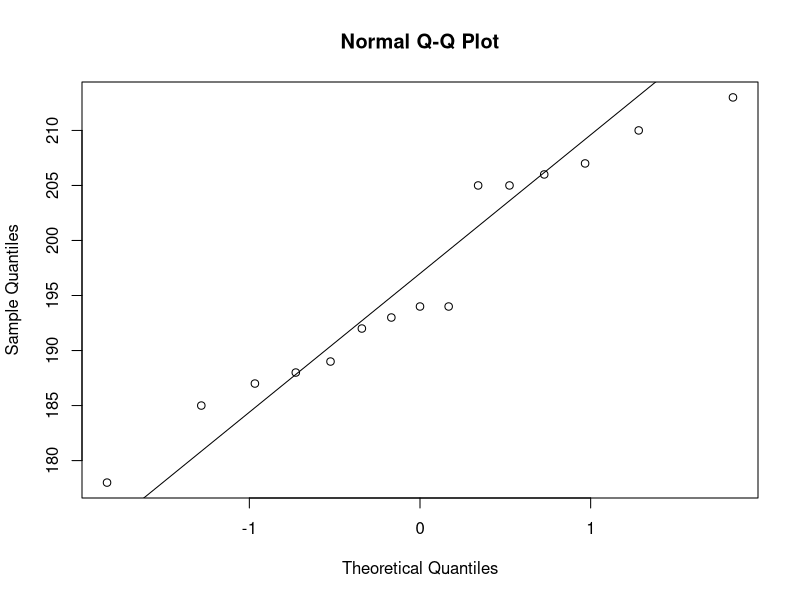
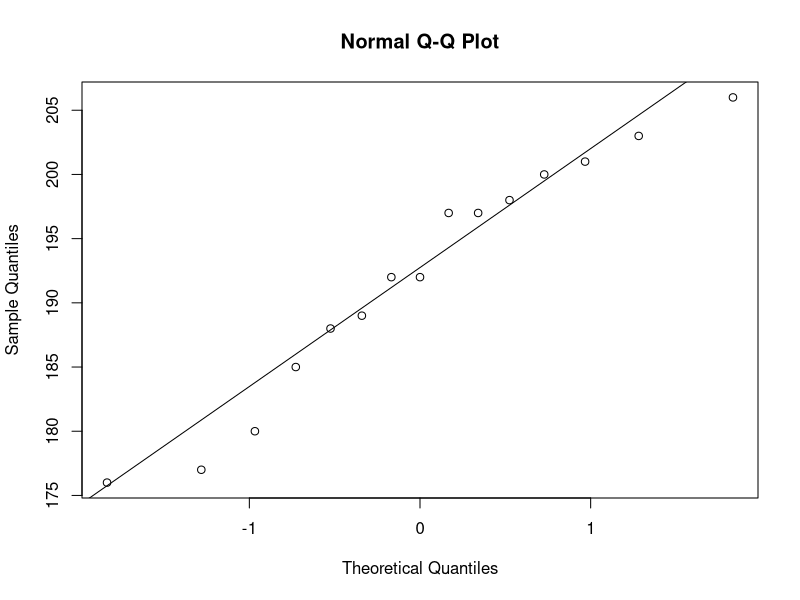
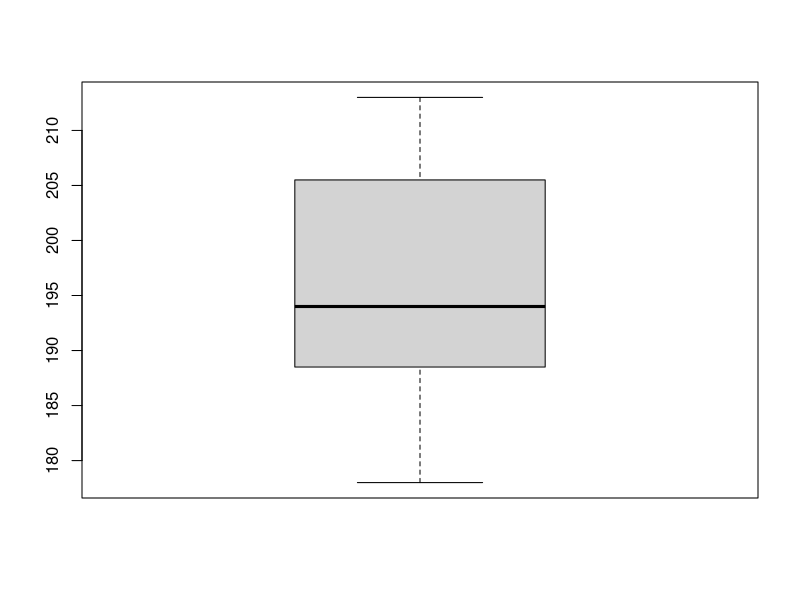
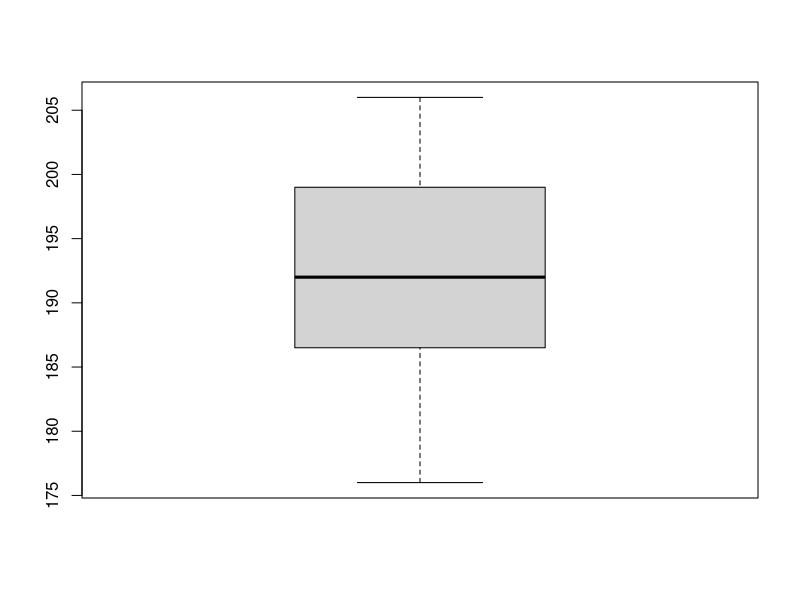
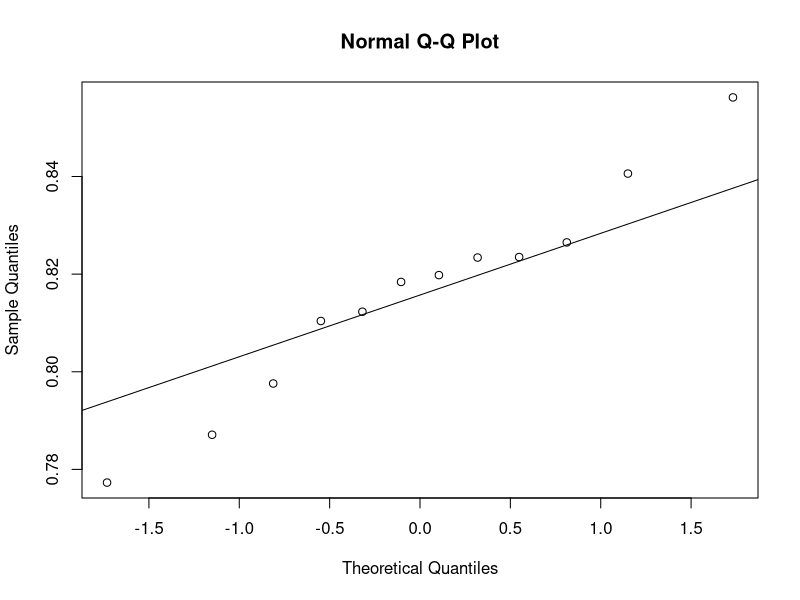
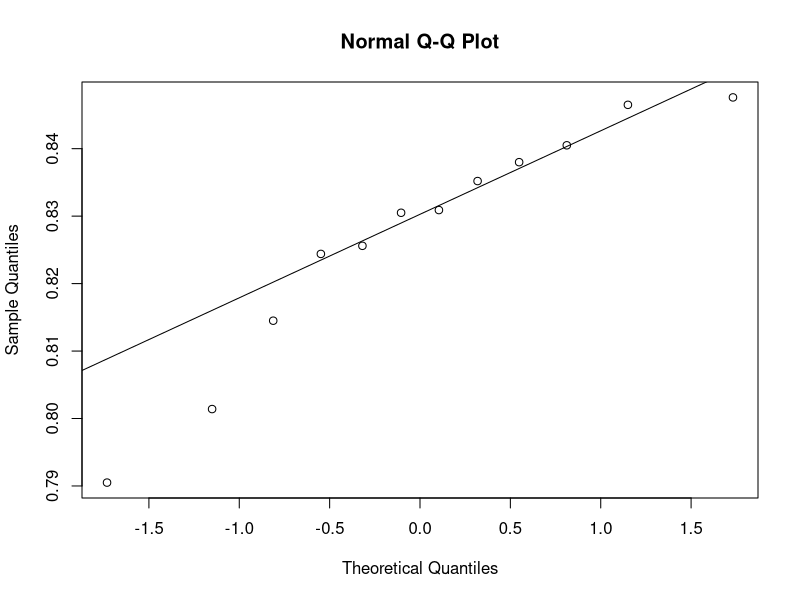
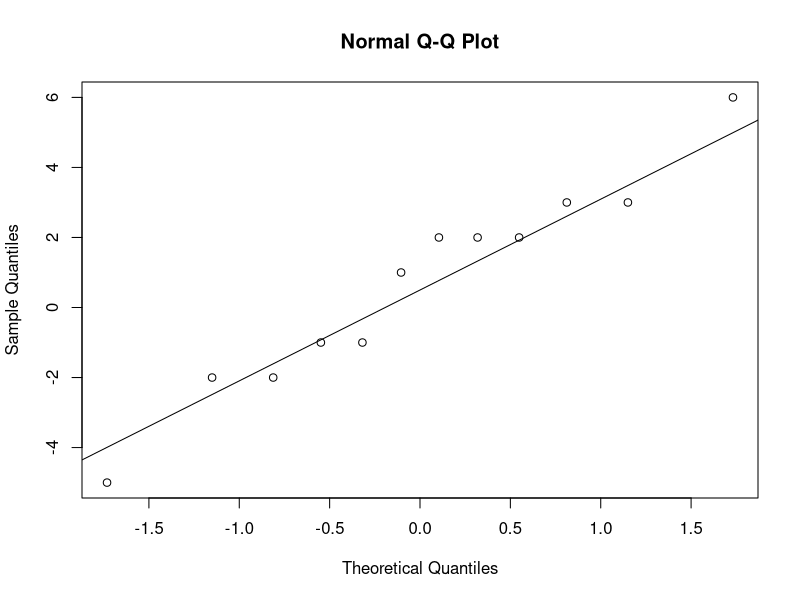
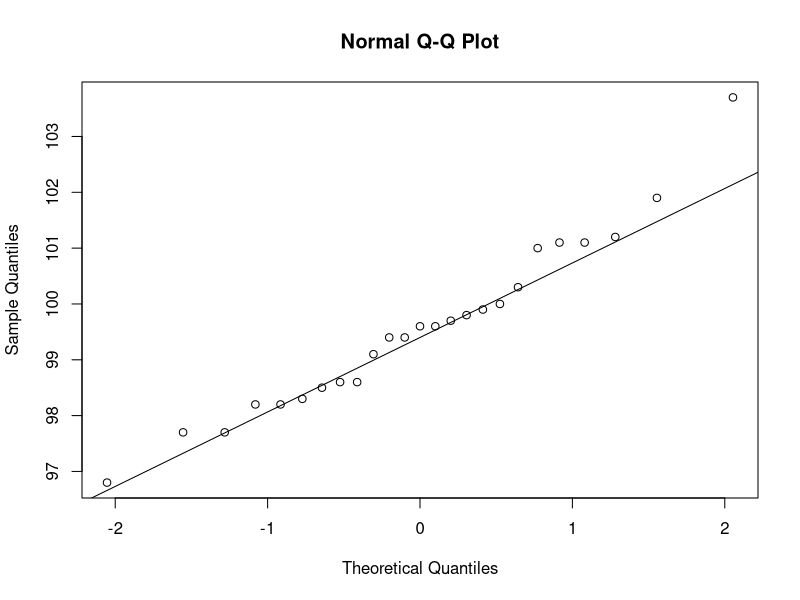

Reproduce these figures in R, in order.
## ---- chunk 1
rm(list=ls())
#setwd("H./Desktop/School/MSA8190/homeworks")
library("pwr")
library("zoo")
## ---- chunk 2
mu<-16.0
sigma_1<-0.020
sigma_2<-0.025
n<-10
mac1<-c(16.03, 16.04, 16.05, 16.05, 16.02, 16.01, 15.96, 15.98, 16.02, 15.99)
mac2<-c(16.02, 15.97, 15.96, 16.01, 15.99, 16.03, 16.04, 16.02, 16.01, 16.00)
x_bar1<-mean(mac1)
x_bar2<-mean(mac2)
## ---- chunk 3
alpha<-0.05
Z<-(x_bar1-x_bar2-(0))/sqrt((sigma_1^2/n)+(sigma_2^2/n))
z_a<-qnorm(alpha/2, lower.tail=FALSE)
abs(Z)>z_a
## ---- chunk 4
2*pnorm(Z, lower.tail=FALSE)
## ---- chunk 5
d<-0.04/sqrt(sigma_1^2+sigma_2^2)
pwr.norm.test(d=d, sig.level = alpha, n=n)
## ---- chunk 6
cil<-x_bar1 - x_bar2 - (z_a*sqrt((sigma_1^2/n)+(sigma_2^2/n)))
ciu<-x_bar1 - x_bar2 + (z_a*sqrt((sigma_1^2/n)+(sigma_2^2/n)))
## ---- chunk 7
pwr.norm.test(d=d, sig.level = alpha, power = 1-0.05)
## ---- chunk 8
sigma_1<-0.10
sigma_2<-0.15
n1<-12
n2<-10
x_bar1<-30.87
x_bar2<-30.68
## ---- chunk 9
alpha<-0.1
z_a<-qnorm(alpha/2, lower.tail=FALSE)
cil<-x_bar1 - x_bar2 - (z_a*sqrt((sigma_1^2/n1)+(sigma_2^2/n2)))
ciu<-x_bar1 - x_bar2 + (z_a*sqrt((sigma_1^2/n1)+(sigma_2^2/n2)))
## ---- chunk 10
alpha<-0.05
z_a<-qnorm(alpha/2, lower.tail=FALSE)
cil<-x_bar1 - x_bar2 - (z_a*sqrt((sigma_1^2/n1)+(sigma_2^2/n2)))
ciu<-x_bar1 - x_bar2 + (z_a*sqrt((sigma_1^2/n1)+(sigma_2^2/n2)))
## ---- chunk 11
alpha<-0.05
z_a<-qnorm(alpha, lower.tail=FALSE)
ciu<-x_bar1 - x_bar2 + (z_a*sqrt((sigma_1^2/n1)+(sigma_2^2/n2)))
## ---- chunk 12
Z<-(x_bar1-x_bar2-(0))/sqrt((sigma_1^2/n1)+(sigma_2^2/n2))
alpha<-0.05
z_a<-qnorm(alpha/2, lower.tail=FALSE)
abs(Z)>z_a
## ---- chunk 13
2*pnorm(Z, lower.tail=FALSE)
## ---- chunk 14
d<-0.2/sqrt(sigma_1^2+sigma_2^2)  
pwr.norm.test(d=d, sig.level=0.05, power=1-0.1)  
## ---- chunk 15
sigma<-20
n1<-15
samp1<-c(724, 718, 776, 760, 745, 759, 795, 756, 742, 740, 761, 749, 739, 747, 742)
x_bar1<-mean(samp1)
n2<-8
samp2<-c(735, 775, 729, 755, 783, 760, 738, 780)
x_bar2<-mean(samp2)
## ---- chunk 16
alpha<-0.1
z_a<-qnorm(alpha, lower.tail=FALSE)
ciu<-x_bar1 - x_bar2 + (z_a*sqrt((sigma^2/n1)+(sigma^2/n2)))
## ---- chunk 17
Z<-(x_bar1-x_bar2-(10))/sqrt((sigma^2/n1)+(sigma^2/n2))
z_a<-qnorm(alpha, lower.tail=FALSE)
Z< -z_a
## ---- chunk 18
pnorm(Z)
## ---- chunk 19
n1<-12
x_bar1<-86
s1<-3
n2<-15
x_bar2<-89
s2<-2
## ---- chunk 20
alpha<-0.01
sp<-sqrt((((n1-1)*s1^2)+((n2-1)*s2^2))/(n1+n2-2))
T0<-(x_bar1-x_bar2-0)/(sp*sqrt((1/n1)+(1/n2)))
ta<-qt(alpha, n1+n2-2, lower.tail=FALSE)
T0< -ta
## ---- chunk 21
alpha<-0.05
ta<-qt(alpha/2, n1+n2-2, lower.tail=FALSE)
cil<-x_bar1 - x_bar2 - (ta*sp*sqrt((1/n1)+(1/n2)))
ciu<-x_bar1 - x_bar2 + (ta*sp*sqrt((1/n1)+(1/n2)))
## ---- chunk 22
samp1<-c(206, 188, 205, 187, 194, 193, 207, 185, 189, 213, 192, 210, 194, 178, 205)
samp2<-c(177, 197, 206, 201, 180, 176, 185, 200, 197, 192, 198, 188, 189, 203, 192)
n<-15
s1<-sd(samp1)
s2<-sd(samp2)
## ---- chunk 23
qqnorm(samp1); qqline(samp1)
qqnorm(samp2); qqline(samp2)
## ---- chunk 24
boxplot(samp1) 
boxplot(samp2)
## ---- chunk 25
F0<-s1^2/s2^2
fa1<-qf(0.05, n-1, n-1)
fa2<-qf(0.95, n-1, n-1)
cil<-fa1*F0
ciu<-fa2*F0
## ---- chunk 26
alpha<-0.05
x1_bar<-mean(samp1)
x2_bar<-mean(samp2)
sp<-sqrt((((n-1)*s1^2)+((n-1)*s2^2))/(n+n-2))
T0<-(x1_bar-x2_bar-0)/(sp*sqrt((1/n)+(1/n)))
ta<-qt(alpha, n+n-2, lower.tail=FALSE)
T0< -ta
## ---- chunk 27
pt(T0, n+n-2, lower.tail=FALSE)
## ---- chunk 28
d<-5/(2*sp)
pwr.t.test(d=d, sig.level=alpha, power=0.9)
## ---- chunk 29
n1<-10
x_bar1<-290
s1<-12
n2<-16
x_bar2<-321
s2<-22
## ---- chunk 30
alpha <-0.05
T0<-(x_bar1-x_bar2-0)/sqrt((s1^2/n1)+(s2^2/n2))
v<-((s1^2/n1)+(s2^2/n2))^2/(((s1^2/n1)^2/(n1-1))+((s2^2/n2)^2/(n2-1)))
ta<-qt(alpha, round(v), lower.tail=FALSE)
T0<ta
## ---- chunk 31
pt(T0, round(v), lower.tail=FALSE)
## ---- chunk 32
T0<-(x_bar1-x_bar2+25)/sqrt((s1^2/n1)+(s2^2/n2))
ciu<-x_bar1-x_bar2+(ta*sqrt((s1^2/n1)+(s2^2/n2)))
## ---- chunk 33
F0<-s1^2/s2^2
fa1<-qf(alpha/2, n1-1, n2-1, lower.tail=FALSE)
fa2<-qf(alpha/2, n1-1, n2-1)
cil<-F0*fa2
ciu<-F0*fa1
## ---- chunk 34
n<-12
club1<-c(0.8406, 0.8104, 0.8234, 0.8198, 0.8235, 0.8562, 0.8123, 0.7976, 0.8184, 0.8265, 0.7773, 0.7871)
club2<-c(0.8305, 0.7905, 0.8352, 0.8380, 0.8145, 0.8465, 0.8244, 0.8014, 0.8309, 0.8405, 0.8256, 0.8476)
x_bar1<-mean(club1)
x_bar2<-mean(club2)
s1<-sd(club1)
s2<-sd(club2)
## ---- chunk 35
qqnorm(club1); qqline(club1)
qqnorm(club2); qqline(club2)

F0<-s1^2/s2^2
fa1<-qf(0.05/2, n-1, n-1, lower.tail=FALSE)
fa2<-qf(0.05/2, n-1, n-1)
cil<-F0*fa2
ciu<-F0*fa1
## ---- chunk 36
alpha <-0.05
sp<-sqrt((((n-1)*s1^2)+((n-1)*s2^2))/(n+n-2))
T0<-(x_bar1-x_bar2-0)/(sp*sqrt((1/n)+(1/n)))
ta<-qt(alpha, n+n-2, lower.tail=FALSE)
cil<-x_bar1-x_bar2-(ta*sp*sqrt((1/n)+(1/n)))
ciu<-x_bar1-x_bar2+(ta*sp*sqrt((1/n)+(1/n)))
## ---- chunk 37
pt(T0, n+n-2, lower.tail=FALSE)
## ---- chunk 38
d<-0.2/(2*sp)
pwr.t.test(n=n,d=d,sig.level=0.05)
## ---- chunk 39
d<-0.1/(2*sp)
pwr.t.test(d=d,sig.level=0.05, power=0.8)
## ---- chunk 40
alpha<-0.05
ta<-qt(alpha/2, n+n-2, lower.tail=FALSE)
cil<-x_bar1 - x_bar2 - (ta*sp*sqrt((1/n)+(1/n)))
ciu<-x_bar1 - x_bar2 + (ta*sp*sqrt((1/n)+(1/n)))
## ---- chunk 41
lang1<-c(17,16,21,14,18,24,16,14,21,23,13,18)
lang2<-c(18,14,19,11,23,21,10,13,19,24,15,20)
diff<-lang1-lang2
n<-12
mud<-mean(diff)
sd<-sd(diff)
## ---- chunk 42
alpha = 0.05
ta<-qt(alpha/2, n-1, lower.tail=FALSE)
cil<-mud-(ta*(sd/sqrt(n)))
ciu<-mud+(ta*(sd/sqrt(n)))
## ---- chunk 43
qqnorm(lang1-lang2); qqline(lang1-lang2)
## ---- chunk 44
n<-10
alpha<-0.05
diet1<-c(195,213,247,201,187,210,215,246,294,310)
diet2<-c(187,195,221,190,175,197,199,221,278,285)
diff<-diet1-diet2

mud<-mean(diff)
sd<-sd(diff)
T0<-(mud-0)/(sd/sqrt(n))
ta<-qt(alpha, n-1, lower.tail=FALSE)
T0>ta
## ---- chunk 45
n1<-25
n2<-21
s1<-0.98
s2<-1.02
alpha <-0.02

F0<-s1^2/s2^2
fa1<-qf(1-alpha/2, n1-1, n2-1)
fa2<-qf(alpha/2, n1-1, n2-1)
cil<-F0*fa2
ciu<-F0*fa1
## ---- chunk 46
n<-300
p1<-253/n
p2<-196/n
p<-(253+196)/(300+300)
alpha<-0.01

Z0<-(p1-p2)/sqrt(p*(1-p)*((1/n)+(1/n)))
za<-qnorm(alpha/2, lower.tail=FALSE)

cil<-p1-p2-(za*sqrt(((p*(1-p))/n)+((p*(1-p))/n)))
ciu<-p1-p2+(za*sqrt(((p*(1-p))/n)+((p*(1-p))/n)))

## ---- chunk 47
n1<-25
n2<-35
res1<-c(96.8,99.6,99.7,99.4,98.6,100,99.4,101.1,99.8,100.3,99.9,97.7,99.1,98.5,101.1,98.6,99.6,98.3,103.7,101.9,101.2,98.2,97.7,101,98.2)
res2<-c(106.8,103.2,102.6,104,104.6,106.4,106.8,103.7,100.3,106.3,103.5,106.8,104.7,106.8,104,102.2,106.3,104.1,104.7,105.1,107,102.8,109.2,107.1,108,104,104.3,104.2,107.2,107.7,102.2,106.2,105.8,103.4,105.4)
## ---- chunk 48
qqnorm(res1); qqline(res1)
qqnorm(res2); qqline(res2)
## ---- chunk 49
alpha<-0.05
s1<-sd(res1)
s2<-sd(res2)
F0<-s1^2/s2^2
fa1<-qf(alpha/2, n1-1, n2-1, lower.tail=FALSE)
fa2<-qf(alpha/2, n1-1, n2-1)
F0>fa1
F0<fa2
